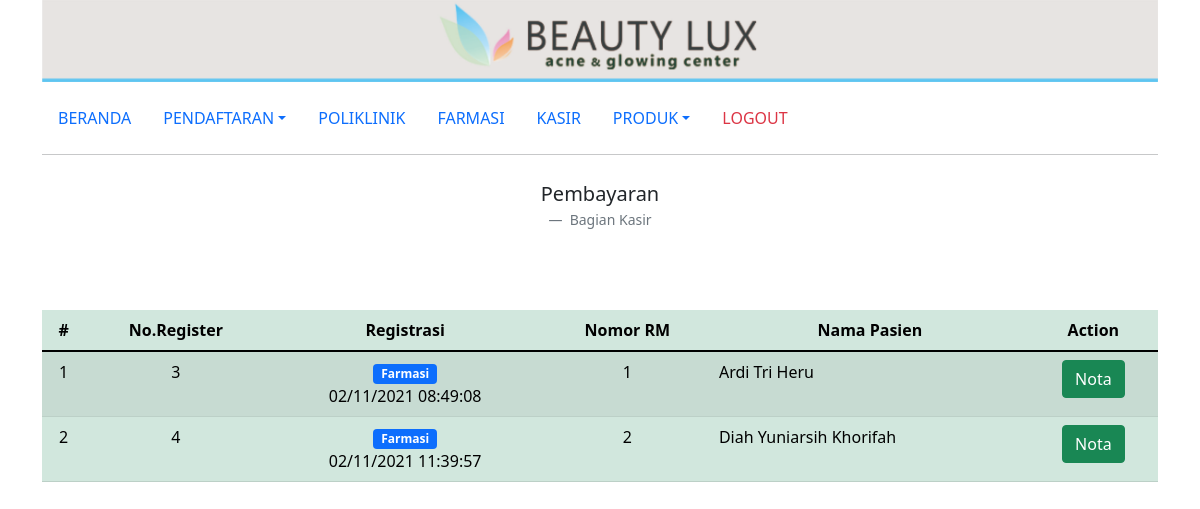
Before: /kasir.php with the older database file.
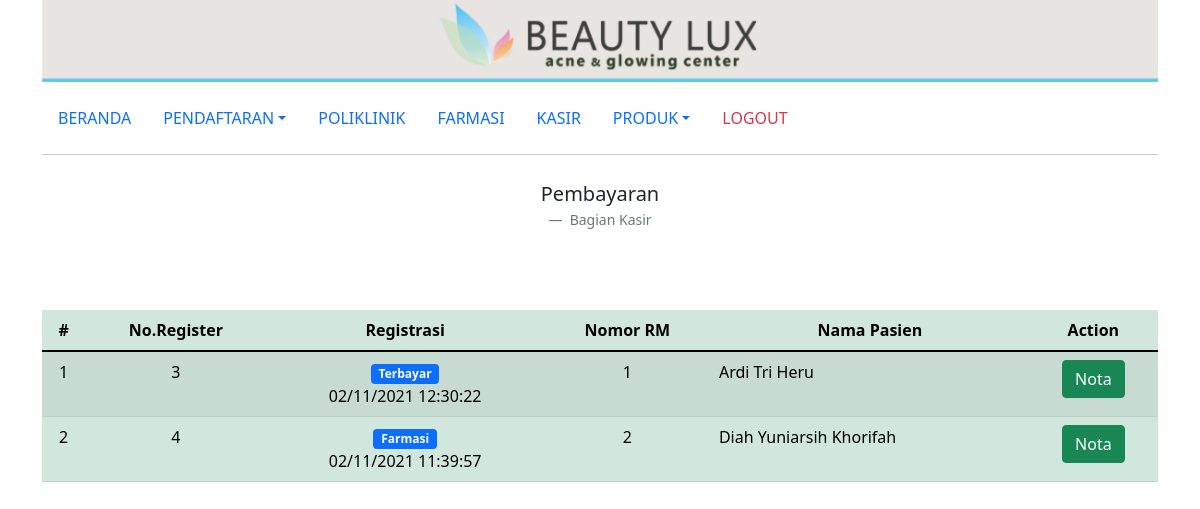
After: the same page with the newer database file.
### tables this page shows
CREATE TABLE `detail_penjualan` (
  `id_detail_penjualan` int(100) NOT NULL AUTO_INCREMENT,
  `id_treatment` int(100) NOT NULL,
  `id_produk` int(100) NOT NULL,
  `harga_satuan` int(5) NOT NULL,
  `jumlah` int(3) NOT NULL,
  `tanggal` timestamp NOT NULL DEFAULT current_timestamp() ON UPDATE current_timestamp(),
  PRIMARY KEY (`id_detail_penjualan`),
  KEY `id_detail_penjualan` (`id_detail_penjualan`),
  KEY `id_produk` (`id_produk`)
);

CREATE TABLE `treatment` (
  `id_treatment` int(100) NOT NULL AUTO_INCREMENT,
  `id_customer` int(10) NOT NULL,
  `id_user` int(3) NOT NULL,
  `dokter` varchar(50) NOT NULL,
  `konsultasi` varchar(100) NOT NULL,
  `note` varchar(100) NOT NULL,
  `tanggal` timestamp NOT NULL DEFAULT current_timestamp() ON UPDATE current_timestamp(),
  `status` int(1) NOT NULL,
  PRIMARY KEY (`id_treatment`),
  KEY `id_treatment` (`id_treatment`),
  KEY `id_customer` (`id_customer`),
  CONSTRAINT `treatment_ibfk_1` FOREIGN KEY (`id_customer`) REFERENCES `customer` (`id_customer`)
);

CREATE TABLE `customer` (
  `id_customer` int(10) NOT NULL AUTO_INCREMENT,
  `nama` varchar(50) NOT NULL,
  `tgl_lahir` date NOT NULL,
  `tempat_lahir` varchar(20) NOT NULL,
  `alamat` varchar(100) NOT NULL,
  `no_hp` varchar(13) NOT NULL,
  PRIMARY KEY (`id_customer`),
  KEY `id_customer` (`id_customer`)
);

### kasir.php (the view)
<?php include('templates/header.php'); ?>
<div class="container">
    <div class="row">
        <div class="col-md-12">
            <img src="img/header.jpg" class="img-fluid" alt="...">
        </div>
    </div>
    <div class="row mt-3 mb-2">
        <div class="col">
            <?php include('menu.php'); ?>
        </div>
    </div>
    <div class="row">
        <figure class="text-center">
            <blockquote class="blockquote">
                <p>Pembayaran</p>
            </blockquote>
            <figcaption class="blockquote-footer">
                Bagian Kasir
            </figcaption>
        </figure>
    </div>
    <div class="row mt-5">
        <div class="col-md-12">
            <table class="table table-success table-striped">
                <thead>
                    <tr>
                        <th class="text-center" scope="col">#</th>
                        <th class="text-center" scope="col">No.Register</th>
                        <th class="text-center" scope="col">Registrasi</th>
                        <th class="text-center" scope="col">Nomor RM</th>
                        <th class="text-center" scope="col">Nama Pasien</th>
                        <th class="text-center" scope="col">Action</th>
                    </tr>
                </thead>
                <tbody>
                    <?php
                    $no = 1;
                    include 'templates/koneksi.php';
                    $query = mysqli_query($koneksi, "
                    SELECT *,
                    CASE
                    WHEN treatment.status = 0 THEN 'Treatment'
                    WHEN treatment.status = 1 THEN 'Farmasi'
                    WHEN treatment.status = 2 THEN 'Kasir'
                    WHEN treatment.status = 3 THEN 'Terbayar'
                    END AS nm_status
                    FROM detail_penjualan
                    JOIN treatment
                    ON detail_penjualan.id_treatment = treatment.id_treatment
                    JOIN customer
                    ON treatment.id_customer = customer.id_customer
                    GROUP BY detail_penjualan.id_treatment
                    ");
                    while ($d = mysqli_fetch_array($query)) {
                    ?>
                        <tr>
                            <td class="text-center" scope="row"><?= $no++; ?></td>
                            <td class="text-center" scope="row"><?= $d['id_treatment']; ?></td>
                            <td class="text-center" scope="row"><span class="badge bg-primary"><?= $d['nm_status']; ?></span><br><?= date('d/m/Y H:i:s', strtotime($d['tanggal'])); ?></td>
                            <td class="text-center" scope="row"><?= $d['id_customer']; ?></td>
                            <td class="text-right" scope="row"><?= $d['nama']; ?></td>
                            <td class="text-center" scope="row">
                                <a href="kasir_nota.php?id_treatment=<?= $d['id_treatment']; ?>&nama=<?= $d['nama']; ?>" type="button" class="btn btn-success">Nota</a>
                            </td>
                        </tr>
                    <?php } ?>
            </table>
        </div>
    </div>
</div>
<?php include('templates/footer.php'); ?>

Changed rows visible on the page:
changed through a linked row, detail_penjualan "Ardi Tri Heru": nm_status "Farmasi" → "Terbayar"; id_treatment.tanggal "02/11/2021 08:49:08" → "02/11/2021 12:30:22"
